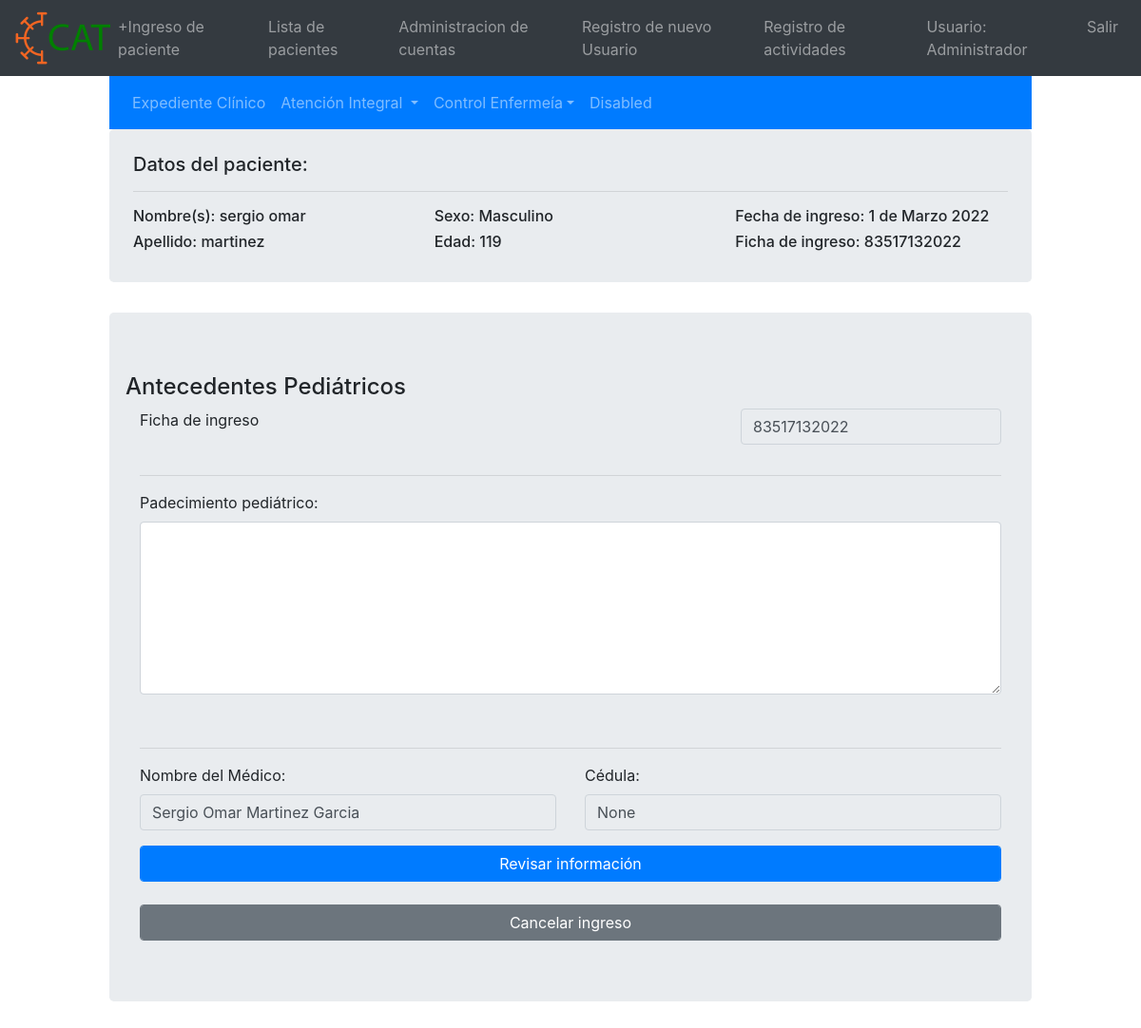
The page /antecedentes_pediatricos?enter_id=83517132022 (signed in) on the database its author committed.
### main.py (models this page shows)
class User(db.Model, UserMixin):
    id = db.Column(db.Integer, primary_key=True)
    username = db.Column(db.String(20),nullable=False,unique=True)
    user_names = db.Column(db.String(20),nullable=False,unique=False)
    user_first_lastname=db.Column(db.String(20),nullable=False,unique=False)
    user_second_lastname=db.Column(db.String(20),nullable=True,unique=False)
    password = db.Column(db.String(80),nullable=False)
    set_new_password = db.Column(db.Boolean(),nullable=False)
    user_type = db.Column(db.String(20),nullable=False)
    user_cedula = db.Column(db.String(20),nullable=True)
    active_user = db.Column(db.Boolean(),nullable=False)
    created_by = db.Column(db.String(80),nullable=False)
    register_date = db.Column(db.DateTime, default=datetime.datetime.utcnow)

class Patient(db.Model, UserMixin):
    ct = datetime.datetime.now()
    id = db.Column(db.Integer, primary_key=True)
    enter_id = db.Column(db.Integer,nullable=False,unique=True)
    enter_date = db.Column(db.DateTime, default = datetime.datetime.utcnow)
    informacion_introducida_por = db.Column(db.String(20),nullable=False,unique=False)
    names = db.Column(db.String(20),nullable=False,unique=False)
    first_lastname = db.Column(db.String(30),nullable=False,unique=False)
    second_lastname = db.Column(db.String(30),nullable=False,unique=False)
    dia_nacimiento = db.Column(db.String(3),nullable=False)
    mes_nacimiento = db.Column(db.String(3),nullable=False)
    ano_nacimiento = db.Column(db.String(5),nullable=False)
    address_street = db.Column(db.String(30),nullable=False)
    address_number = db.Column(db.String(30),nullable=False)
    address_cp = db.Column(db.String(30),nullable=False)
    address_colonia = db.Column(db.String(40),nullable=False)
    address_municipio = db.Column(db.String(40),nullable=False)
    address_estado = db.Column(db.String(40),nullable=False)
    address_pais = db.Column(db.String(40),nullable=False)
    gender = db.Column(db.String(20),nullable=False)
    prueba_covid = db.Column(db.String(20),nullable=False)
    saturacion = db.Column(db.String(5),nullable=False)
    padecimientos = db.Column(db.String(250),nullable=False)
    alergias = db.Column(db.String(40))
    persona_responsable_nombre = db.Column(db.String(50),nullable=False)
    persona_responsable_parentesco = db.Column(db.String(30),nullable=False)
    persona_responsable_tel = db.Column(db.String(15))
    persona_informante_nombre = db.Column(db.String(50),nullable=False)
    persona_informante_parentesco = db.Column(db.String(30),nullable=False)
    persona_informante_tel = db.Column(db.String(15))
    ant_heredo_familiares = db.Column(db.Boolean(),default = False)
    ant_personales_no_pat = db.Column(db.Boolean(),default = False)
    ant_personales_pat = db.Column(db.Boolean(), default = False)
    ant_pediatricos = db.Column(db.Boolean(), default = False)
    ant_gineco = db.Column(db.String(), default = False)
    somatometria = db.Column(db.Boolean(), default = False)

### main.py (the view, shortened to what this page needs)
@app.route('/antecedentes_pediatricos', methods=["GET","POST"])
@login_required
def antecedentes_pediatricos():
    if request.method == "GET":
        data = request.args
        enter_id = data.get("enter_id")
        patient = Patient.query.filter_by(enter_id=enter_id).first()
        age = get_age(int(patient.dia_nacimiento),int(patient.mes_nacimiento),int(patient.ano_nacimiento))
        enter_date = patient.enter_date
        enter_date = f"{enter_date.day} de {format_spanish_month(enter_date.month)} {enter_date.year} "
        return render_template("antecedentes_pediatricos.html", names=patient.names,enter_id=patient.enter_id,first_lastname=patient.first_lastname,gender=patient.gender,age=age,enter_date=enter_date,patient=patient,format_spanish_month=format_spanish_month)

### main.py (called while the page is built)
@login_manager.user_loader
def load_user(user_id):
    return User.query.get(int(user_id))

def get_age(day,month,year):
    dt = datetime.datetime.today()
    cur_day = dt.day
    cur_month = dt.month
    cur_year = dt.year
    age = cur_year - year
    print(f"day={day} month={month} year={year}")
    if cur_month < month:
        age -=1
        return age
    elif(cur_month==month and cur_day<=day):
        age -= 1
        return age
    return age

def format_spanish_month(month):
    month = int(month)
    if month == 1:
        return "Enero"
    elif month == 2:
        return "Febrero"
    elif month == 3:
        return "Marzo"
    elif month == 4:
        return "Abril"
    elif month == 5:
        return "Mayo"
    elif month == 6:
        return "Junio"
    elif month == 7:
        return "Julio"
    elif month == 8:
        return "Agosto"
    elif month == 9:
        return "Septiembre"
    elif month == 10:
        return "Octubre"
    elif month == 11:
        return "Noviembre"
    else:
        return "Diciembre"

### templates/antecedentes_pediatricos.html (shortened to what this page needs)
{%extends "base.html" %}
{%block content%}
<div class="col-1"></div>
<div class="col-10">
    {% from "patient_navbar.html" import patient_navbar with context %}
    {{patient_navbar(enter_id)}}
    {% from "patient_navbar.html" import patient_info with context %}
    {{patient_info( names,first_lastname,gender,age,enter_id,enter_date)}}
        <div class="jumbotron">
            <div class="row">
                    <h4>Antecedentes Pediátricos</h4>
            </div>
        <div class="row">
            <div class="col">
                <div class="form-group">
                    <label>Ficha de ingreso</label>
                </div>
            </div>
            <form method="POST" id="antecedentes_pediatricos_form">
                <div class="col">
                    <div class="form-group">
                    <input class="form-control" type="number" id="enter_id" name="enter_id" readonly value="{{enter_id}}">
                    </div>
                </div>
            </div>
            <hr>
            <div class="row">
                <div class="col-12">
                    <div class="form-group">
                        <label for="padecimiento_actual">Padecimiento pediátrico:</label><br>
                        <textarea class="form-control" rows="7" type="text" id="antecedentes_pediatricos_entrevista" name="antecedentes_pediatricos_entrevista"></textarea><br>
                    </div>
                </div>
            </div>
            <hr>
            <div class="row">
                <div class="col">
                    <div class="form-group">
                        <label for="medico">Nombre del Médico:</label>
                        <input class="form-control" id="nombre_del_medico" name="nombre_del_medico" value="{{current_user.user_names}} {{current_user.user_first_lastname}} {{current_user.user_second_lastname}}"  readonly>
                    </div>
                </div>
                <div class="col">
                    <div class="form-group">
                        <label for="cedula">Cédula:</label>
                        <input class="form-control" name="cedula" id="cedula" value="{{current_user.user_cedula}}" readonly>
                    </div>
                </div>
            </div>
            <button onclick="fill_modal()" type="button" class="btn btn-primary form-control" data-toggle="modal" data-target="#atencion-medica-modal">Revisar información</button>
            <br>
            <br>
            <button type="submit" class="btn btn-secondary form-control">Cancelar ingreso</button>
        <br>
    </div>
</div>
<div class="col-1"></div>
{%endblock%}

### templates/base.html (shortened to what this page needs)
<!DOCTYPE html>
<html lang='es'>
    <head>
        <link rel="stylesheet" href="static/css/bootstrap.min.css">
        <link rel="stylesheet" href="static/css/master.css">
    </head>
    <body>
<nav class="navbar navbar-expand-lg navbar-dark bg-dark">
    <a href="dashboard">
    <img class="logo" src="static/images/cat.png">
    <a>
  <div class="collapse navbar-collapse" id="navbarNavDropdown">
    <ul class="navbar-nav">
      <li class="nav-item">
        <a class="nav-link" href="ingreso_paciente">+Ingreso de paciente</a>
      </li>
      <li class="nav-item">
        <a class="nav-link" href="patients">Lista de pacientes</a>
      </li>
    </ul>
    <ul class="navbar-nav ml-auto">
    <li class="nav-item">
      {% if current_user.type == "Personal administrativo" or current_user.username == "Administrador" %}
      <li class="nav-item">
          <a class="nav-link" href="manage_accounts">Administracion de cuentas</a>
      </li>
      <li class="nav-item">
          <a class="nav-link" href="register">Registro de nuevo Usuario</a>
      </li>
      <li class="nav-item">
          <a class="nav-link" href="log">Registro de actividades</a>
      </li>
      {%endif%}
      {%if current_user.is_authenticated%}
      <li class="nav-item">
          <a class="nav-link">Usuario: {{ current_user.username }}</a>
      </li>
     <li class="nav-item">
          <a class="nav-link" href="logout" >Salir</a>
      </li>
      {% else %}
      <li class="nav-item">
          <a class="nav-link" href="login">Login</a>
      </li>
      {% endif %}
      </ul>
  </div>
</nav>
<div class="container-fluid">
   <div class="row">
    {% block content%}{%endblock%}
    </div>
</div>
</body>
<html>

### templates/patient_navbar.html (shortened to what this page needs)
{% macro patient_navbar(enter_id) %}
<nav class="navbar navbar-expand-lg navbar-dark bg-primary">
  <div class="collapse navbar-collapse" id="navbarSupportedContent">
    <ul class="navbar-nav mr-auto">
        <li class="nav-item">
          <a class="nav-link" role="button" href="patient_dashboard?enter_id={{patient.enter_id}}" aria-haspopup="true" aria-expanded="false">Expediente Clínico</a>
      </li>
      <li class="nav-item dropdown">
        <a class="nav-link dropdown-toggle" href="#" id="navbarDropdown" role="button" data-toggle="dropdown" aria-haspopup="true" aria-expanded="false">
         Atención Integral
        </a>
      </li>
        <li class="nav-link dropdown">
            <a class="dropdown-toggle" type="button" id="dropdownMenu2" data-toggle="dropdown" aria-haspopup="true" aria-expanded="false">Control Enfermeía</a>
        </li>
        <li class="nav-item">
        <a class="nav-link dropdown" href="#">Disabled</a>
      </li>
    </ul>
 </div>
 </nav>
<link rel="stylesheet" href="static/css/master.css">
{%endmacro%}
{% macro patient_info(names,first_lastname,gender,age,enter_id,enter_date)%}
<div class="jumbotron" style="padding: 25px;">
    <h5> Datos del paciente:</h5>
    <hr>
    <div class="row">
        <div class="col">
            <h6> Nombre(s): {{names}}</h6>
            <h6> Apellido: {{first_lastname}}</h6>
        </div>
        <div class="col">
            <h6>Sexo: {{gender}}</h6>
            <h6>Edad: {{age}}</h6>
        </div>
        <div class="col">
            <h6>Fecha de ingreso: {{enter_date}}</h6>
            <h6>Ficha de ingreso: {{enter_id}}</h6>
        </div>
    </div>
</div>
{% endmacro%}

### rows shown on the page
User: username "Administrador", nombre_del_medico "Sergio Omar Martinez Garcia", cedula "None"
Patient: names "sergio omar", first_lastname "martinez", gender "Masculino", enter "83517132022", enter_id "83517132022"

### other values the page prints
{{ age }} "119"
{{ enter_date }} "1 de Marzo 2022"
